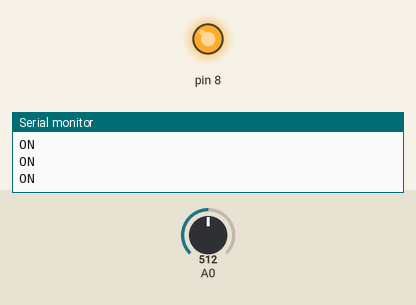
Recording of a sketch running on a simulated Arduino Uno, built with avr-gcc and run on an emulated ATmega328P. Shown: output pins drawn as LEDs (lit = HIGH), the last lines printed to the serial monitor. The inputs (shaded band) are chosen by the test bench; at power-on: A0 = 512.

Above: at 1.2 s.
1.3 s: A0 set to 531
2.9 s: A0 set to 566
At 3.9 s:
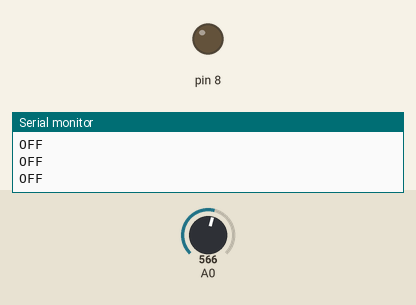
4.7 s: A0 set to 540
At 5.8 s:
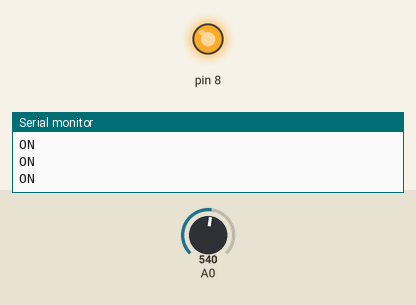
Timing chart, 0 to 7.7 s (numbered marks = the images above; inputs shaded):
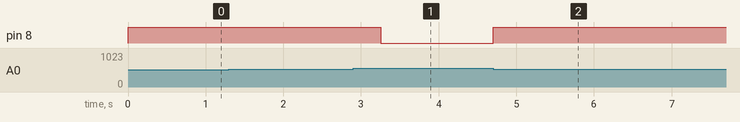

The sketch:

sketch_sep11a.ino
```cpp
int x;
void setup()
{
  pinMode(8, OUTPUT);
  pinMode(A0, INPUT);
  Serial.begin(9600);
}
void loop()
{
  x = analogRead(A0);
  if(x>0&&x<550)
  {
      while(x>0&&x<550)
    {
      digitalWrite(8,HIGH);
      x = analogRead(A0);
      Serial.println("ON");
      delay(250);
    }
  }
  else
  {
    digitalWrite(8,LOW);
    Serial.println("OFF");
  }
}
```

Measured:
- the behaviour switches between 549 and 550 on A0 (found by bisection; images 0 and 1)
- after the input at 2.9 s, pin 8: HIGH → LOW after 0.35 s
- after the input at 4.7 s, pin 8: LOW → HIGH at once
